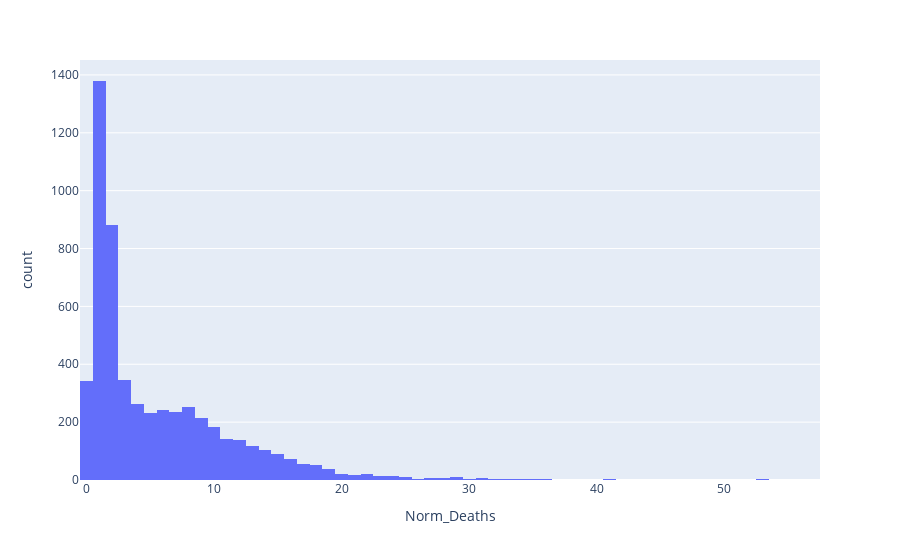

The cell this chart's notebook holds for it:
### Markdown cell above
#### Use plotly to plot histogram

### Code cell
import plotly.express as px
fig = px.histogram(df_superdataset, x="Norm_Deaths")
fig.show()

### Figure 1 — Plotly figure (JSON) as saved in the notebook; plotly's stock layout.template omitted (floating-point values rounded to 4 significant figures; data arrays with more than 128 entries replaced by an {"elided": "..."} marker saying what was removed)
{"data": [{"alignmentgroup": "True", "bingroup": "x", "hovertemplate": "Norm_Deaths=%{x}<br>count=%{y}<extra></extra>", "legendgroup": "", "marker": {"color": "#636efa", "pattern": {"shape": ""}}, "name": "", "offsetgroup": "", "orientation": "v", "showlegend": false, "type": "histogram", "x": {"elided": "5538 int values"}, "xaxis": "x", "yaxis": "y"}], "layout": {"barmode": "relative", "legend": {"tracegroupgap": 0}, "margin": {"t": 60}, "xaxis": {"anchor": "y", "domain": [0, 1], "title": {"text": "Norm_Deaths"}}, "yaxis": {"anchor": "x", "domain": [0, 1], "title": {"text": "count"}}}}
